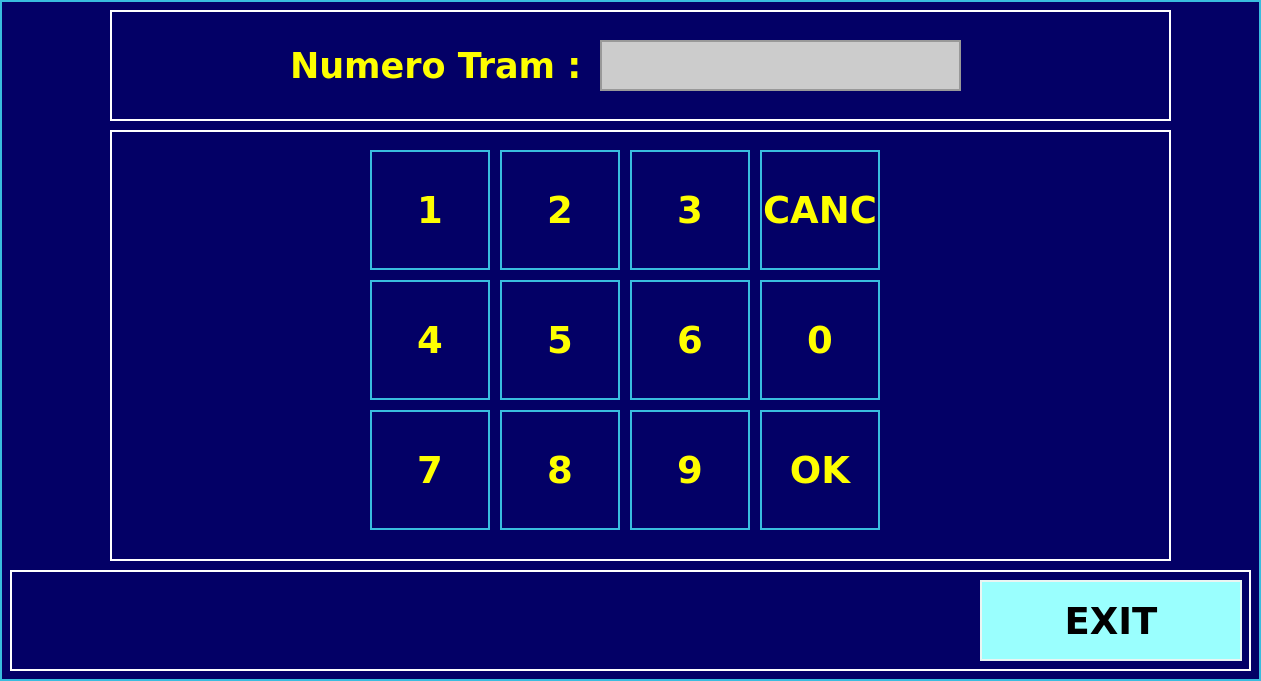
<?xml version="1.0" encoding="UTF-8"?>
<ui version="4.0">
 <class>Tram</class>
 <widget class="QWidget" name="Tram">
  <property name="geometry">
   <rect>
    <x>0</x>
    <y>0</y>
    <width>1261</width>
    <height>681</height>
   </rect>
  </property>
  <property name="windowTitle">
   <string>Form</string>
  </property>
  <property name="styleSheet">
   <string notr="true">QWidget { background-color : #030066; color : #fefe00;border:2px solid #39bcde;font: 26pt &quot;DejaVu Sans&quot;;font: bold;  }
QFrame {border:2px solid #FFFFFF }
QPushButton { font: 28pt &quot;DejaVu Sans&quot;;font: bold;  }
QLabel {border:none }</string>
  </property>
  <widget class="QFrame" name="frame_4">
   <property name="geometry">
    <rect>
     <x>110</x>
     <y>10</y>
     <width>1061</width>
     <height>111</height>
    </rect>
   </property>
   <property name="styleSheet">
    <string notr="true"/>
   </property>
   <property name="frameShape">
    <enum>QFrame::StyledPanel</enum>
   </property>
   <property name="frameShadow">
    <enum>QFrame::Raised</enum>
   </property>
   <widget class="QLabel" name="label">
    <property name="geometry">
     <rect>
      <x>180</x>
      <y>30</y>
      <width>301</width>
      <height>51</height>
     </rect>
    </property>
    <property name="font">
     <font>
      <family>DejaVu Sans</family>
      <pointsize>26</pointsize>
      <weight>75</weight>
      <italic>false</italic>
      <bold>true</bold>
     </font>
    </property>
    <property name="styleSheet">
     <string notr="true"/>
    </property>
    <property name="text">
     <string>Numero Tram :</string>
    </property>
   </widget>
   <widget class="QLineEdit" name="tram">
    <property name="geometry">
     <rect>
      <x>490</x>
      <y>30</y>
      <width>361</width>
      <height>51</height>
     </rect>
    </property>
    <property name="font">
     <font>
      <family>DejaVu Sans</family>
      <pointsize>26</pointsize>
      <weight>75</weight>
      <italic>false</italic>
      <bold>true</bold>
     </font>
    </property>
    <property name="styleSheet">
     <string notr="true">QLineEdit {border:2px solid #999999;color : #fe0000; background-color : #cccccc; }</string>
    </property>
    <property name="text">
     <string/>
    </property>
   </widget>
  </widget>
  <widget class="QFrame" name="frame_5">
   <property name="geometry">
    <rect>
     <x>110</x>
     <y>130</y>
     <width>1061</width>
     <height>431</height>
    </rect>
   </property>
   <property name="styleSheet">
    <string notr="true">QPushButton {color : #fefe00; }</string>
   </property>
   <property name="frameShape">
    <enum>QFrame::StyledPanel</enum>
   </property>
   <property name="frameShadow">
    <enum>QFrame::Raised</enum>
   </property>
   <widget class="QPushButton" name="uno">
    <property name="geometry">
     <rect>
      <x>260</x>
      <y>20</y>
      <width>120</width>
      <height>120</height>
     </rect>
    </property>
    <property name="font">
     <font>
      <family>DejaVu Sans</family>
      <pointsize>28</pointsize>
      <weight>75</weight>
      <italic>false</italic>
      <bold>true</bold>
     </font>
    </property>
    <property name="text">
     <string>1</string>
    </property>
   </widget>
   <widget class="QPushButton" name="due">
    <property name="geometry">
     <rect>
      <x>390</x>
      <y>20</y>
      <width>120</width>
      <height>120</height>
     </rect>
    </property>
    <property name="font">
     <font>
      <family>DejaVu Sans</family>
      <pointsize>28</pointsize>
      <weight>75</weight>
      <italic>false</italic>
      <bold>true</bold>
     </font>
    </property>
    <property name="text">
     <string>2</string>
    </property>
   </widget>
   <widget class="QPushButton" name="tre">
    <property name="geometry">
     <rect>
      <x>520</x>
      <y>20</y>
      <width>120</width>
      <height>120</height>
     </rect>
    </property>
    <property name="font">
     <font>
      <family>DejaVu Sans</family>
      <pointsize>28</pointsize>
      <weight>75</weight>
      <italic>false</italic>
      <bold>true</bold>
     </font>
    </property>
    <property name="text">
     <string>3</string>
    </property>
   </widget>
   <widget class="QPushButton" name="quattro">
    <property name="geometry">
     <rect>
      <x>260</x>
      <y>150</y>
      <width>120</width>
      <height>120</height>
     </rect>
    </property>
    <property name="font">
     <font>
      <family>DejaVu Sans</family>
      <pointsize>28</pointsize>
      <weight>75</weight>
      <italic>false</italic>
      <bold>true</bold>
     </font>
    </property>
    <property name="text">
     <string>4</string>
    </property>
   </widget>
   <widget class="QPushButton" name="cinque">
    <property name="geometry">
     <rect>
      <x>390</x>
      <y>150</y>
      <width>120</width>
      <height>120</height>
     </rect>
    </property>
    <property name="font">
     <font>
      <family>DejaVu Sans</family>
      <pointsize>28</pointsize>
      <weight>75</weight>
      <italic>false</italic>
      <bold>true</bold>
     </font>
    </property>
    <property name="text">
     <string>5</string>
    </property>
   </widget>
   <widget class="QPushButton" name="sei">
    <property name="geometry">
     <rect>
      <x>520</x>
      <y>150</y>
      <width>120</width>
      <height>120</height>
     </rect>
    </property>
    <property name="font">
     <font>
      <family>DejaVu Sans</family>
      <pointsize>28</pointsize>
      <weight>75</weight>
      <italic>false</italic>
      <bold>true</bold>
     </font>
    </property>
    <property name="text">
     <string>6</string>
    </property>
   </widget>
   <widget class="QPushButton" name="sette">
    <property name="geometry">
     <rect>
      <x>260</x>
      <y>280</y>
      <width>120</width>
      <height>120</height>
     </rect>
    </property>
    <property name="font">
     <font>
      <family>DejaVu Sans</family>
      <pointsize>28</pointsize>
      <weight>75</weight>
      <italic>false</italic>
      <bold>true</bold>
     </font>
    </property>
    <property name="text">
     <string>7</string>
    </property>
   </widget>
   <widget class="QPushButton" name="otto">
    <property name="geometry">
     <rect>
      <x>390</x>
      <y>280</y>
      <width>120</width>
      <height>120</height>
     </rect>
    </property>
    <property name="font">
     <font>
      <family>DejaVu Sans</family>
      <pointsize>28</pointsize>
      <weight>75</weight>
      <italic>false</italic>
      <bold>true</bold>
     </font>
    </property>
    <property name="text">
     <string>8</string>
    </property>
   </widget>
   <widget class="QPushButton" name="nove">
    <property name="geometry">
     <rect>
      <x>520</x>
      <y>280</y>
      <width>120</width>
      <height>120</height>
     </rect>
    </property>
    <property name="font">
     <font>
      <family>DejaVu Sans</family>
      <pointsize>28</pointsize>
      <weight>75</weight>
      <italic>false</italic>
      <bold>true</bold>
     </font>
    </property>
    <property name="text">
     <string>9</string>
    </property>
   </widget>
   <widget class="QPushButton" name="cancel">
    <property name="geometry">
     <rect>
      <x>650</x>
      <y>20</y>
      <width>120</width>
      <height>120</height>
     </rect>
    </property>
    <property name="font">
     <font>
      <family>DejaVu Sans</family>
      <pointsize>28</pointsize>
      <weight>75</weight>
      <italic>false</italic>
      <bold>true</bold>
     </font>
    </property>
    <property name="text">
     <string>CANC</string>
    </property>
   </widget>
   <widget class="QPushButton" name="zero">
    <property name="geometry">
     <rect>
      <x>650</x>
      <y>150</y>
      <width>120</width>
      <height>120</height>
     </rect>
    </property>
    <property name="font">
     <font>
      <family>DejaVu Sans</family>
      <pointsize>28</pointsize>
      <weight>75</weight>
      <italic>false</italic>
      <bold>true</bold>
     </font>
    </property>
    <property name="text">
     <string>0</string>
    </property>
   </widget>
   <widget class="QPushButton" name="ok">
    <property name="geometry">
     <rect>
      <x>650</x>
      <y>280</y>
      <width>120</width>
      <height>120</height>
     </rect>
    </property>
    <property name="font">
     <font>
      <family>DejaVu Sans</family>
      <pointsize>28</pointsize>
      <weight>75</weight>
      <italic>false</italic>
      <bold>true</bold>
     </font>
    </property>
    <property name="text">
     <string>OK</string>
    </property>
   </widget>
  </widget>
  <widget class="QFrame" name="frame_6">
   <property name="geometry">
    <rect>
     <x>10</x>
     <y>570</y>
     <width>1241</width>
     <height>101</height>
    </rect>
   </property>
   <property name="styleSheet">
    <string notr="true">QFrame {border:2px solid #FFFFFF }</string>
   </property>
   <property name="frameShape">
    <enum>QFrame::StyledPanel</enum>
   </property>
   <property name="frameShadow">
    <enum>QFrame::Raised</enum>
   </property>
   <widget class="QPushButton" name="exit">
    <property name="geometry">
     <rect>
      <x>970</x>
      <y>10</y>
      <width>262</width>
      <height>81</height>
     </rect>
    </property>
    <property name="font">
     <font>
      <family>DejaVu Sans</family>
      <pointsize>28</pointsize>
      <weight>75</weight>
      <italic>false</italic>
      <bold>true</bold>
     </font>
    </property>
    <property name="styleSheet">
     <string notr="true">QPushButton { background-color : #9afffe; color : #000000;border:2px solid #eaf5f2;font: 28pt &quot;DejaVu Sans&quot;;font: bold;  }</string>
    </property>
    <property name="text">
     <string>EXIT</string>
    </property>
   </widget>
  </widget>
 </widget>
 <resources/>
 <connections/>
</ui>
